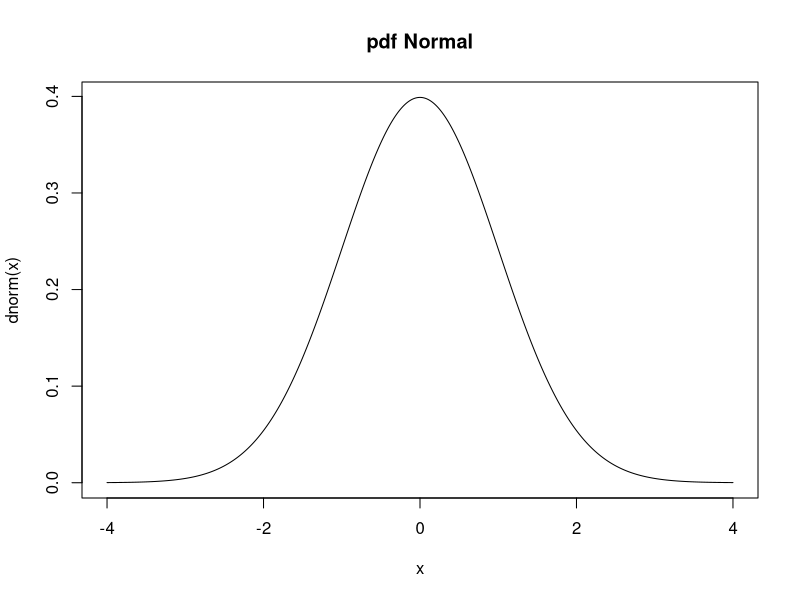
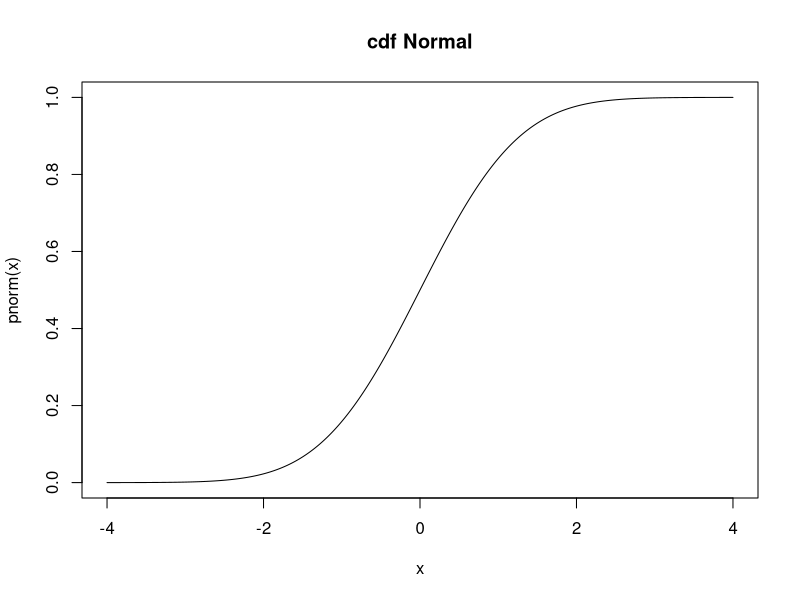
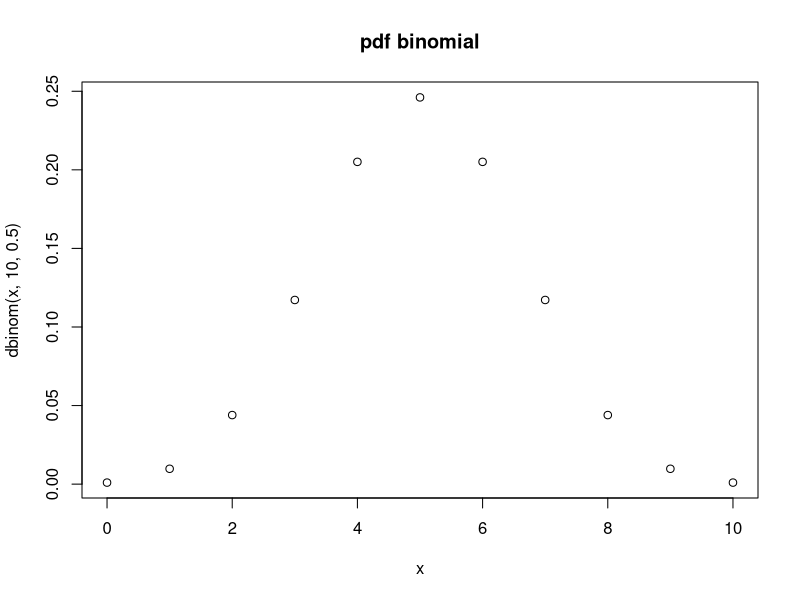
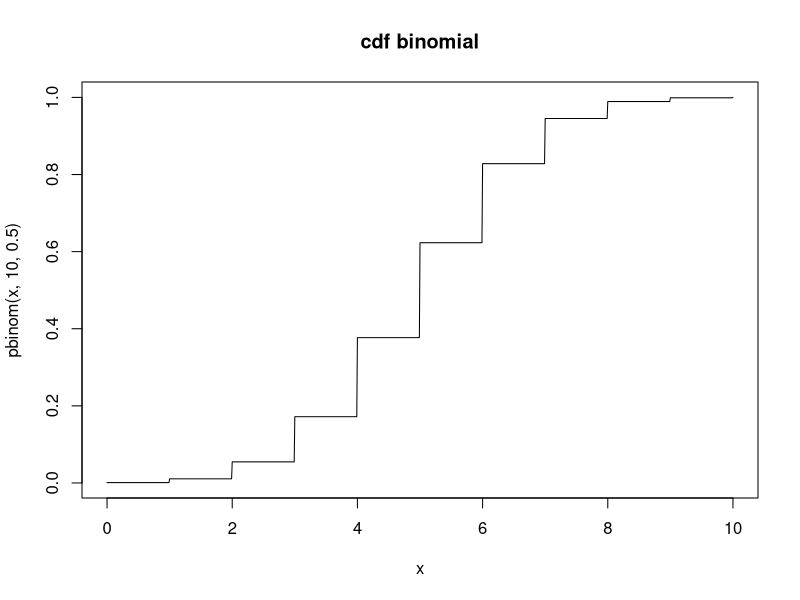
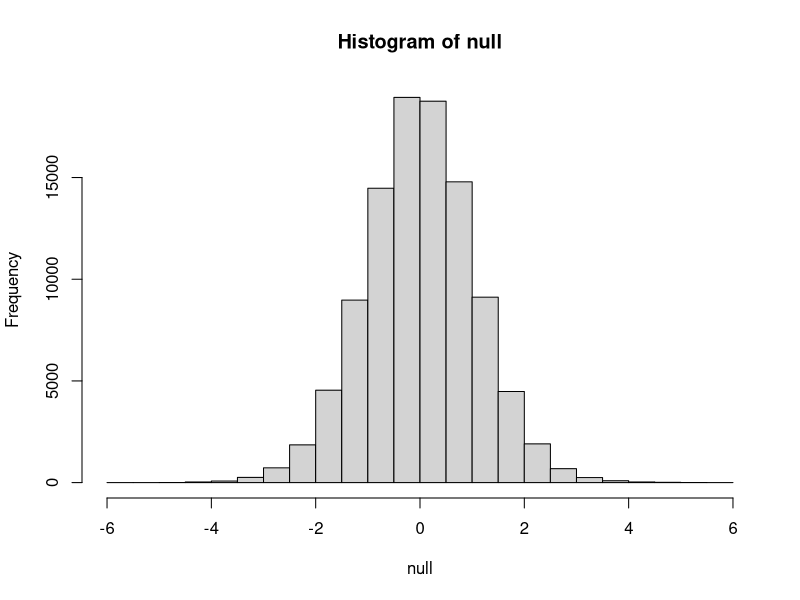

These figures' R source, in order:
## ---- chunk 1
knitr::opts_chunk$set(echo = TRUE)
## ---- chunk 2
x <- seq(-4,4,0.01)
plot(x, dnorm(x), type = "l", main = "pdf Normal")
plot(x, pnorm(x), type = "l", main = "cdf Normal")
## ---- chunk 3
x <- c(0:10)
plot(x, dbinom(x,10,0.5),  main = "pdf binomial")
x <- seq(0,10,0.01)
plot(x, pbinom(x,10,0.5), type = "l",  main = "cdf binomial")
## ---- chunk 4
# Let X ~ normal(0,1)
# Let Y ~ binomial(10,0.5)
# Let B ~ binomial(1,0.5)
# Let Z | B ~ normal(B, 1)
#Find probability that X > 1 give X > 0.  
#That is find P(X > 1 | X > 0). 

#Find P(Y = 5 AND -1 < X < 1)

# Find P(Z > 0)

## ---- chunk 5
#Lets do some simulations about point estimates and look at their properties 
#sample mean vs sample median

#Let's look at confidence interval coverage for a proportion. 

# Let's do hypothesis testing "by hand".  We'll do a t-test by hand.

#Let's do a permutation test

# Let's talk about p-values.  



## ---- chunk 6
#Two simulation studies 
#1 hypothesis testing 
set.seed(2023)
mu <- 49 
sigma <- 5
n <- 20 
mu0 <- 49
nsim <- 100000
null <- rep(NA, nsim)

for (i in 1:nsim) {
  print(i)
  d <- rnorm(n, mu, sigma)
  null[i] <- (mean(d) - mu0) / (sd(d) / sqrt(n))
}
hist(null)

mean(null < 0)
mean(null < 1)
mean(null < 2)
mean(null < 3)

pt(0,19)
pt(1,19)
pt(2,19)
pt(3,19)

pnorm(0)
pnorm(1)
pnorm(2)
pnorm(3)



#





#2 prop CI





